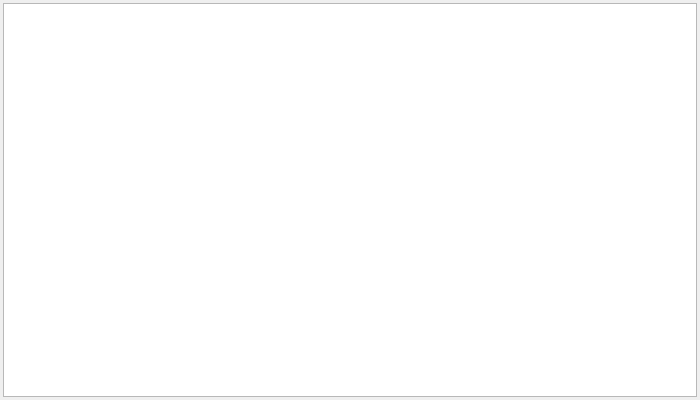
<?xml version="1.0" encoding="UTF-8"?>
<ui version="4.0">
 <class>VirusDetectionWidget</class>
 <widget class="QWidget" name="VirusDetectionWidget">
  <property name="geometry">
   <rect>
    <x>0</x>
    <y>0</y>
    <width>700</width>
    <height>400</height>
   </rect>
  </property>
  <property name="sizePolicy">
   <sizepolicy hsizetype="Expanding" vsizetype="Expanding">
    <horstretch>0</horstretch>
    <verstretch>0</verstretch>
   </sizepolicy>
  </property>
  <property name="minimumSize">
   <size>
    <width>700</width>
    <height>400</height>
   </size>
  </property>
  <property name="baseSize">
   <size>
    <width>700</width>
    <height>400</height>
   </size>
  </property>
  <property name="windowTitle">
   <string>Form</string>
  </property>
  <layout class="QVBoxLayout" name="verticalLayout">
   <property name="spacing">
    <number>3</number>
   </property>
   <property name="leftMargin">
    <number>3</number>
   </property>
   <property name="topMargin">
    <number>3</number>
   </property>
   <property name="rightMargin">
    <number>3</number>
   </property>
   <property name="bottomMargin">
    <number>3</number>
   </property>
   <item>
    <layout class="QVBoxLayout" name="verticalLayout_2">
     <item>
      <widget class="QTableWidget" name="virus_table"/>
     </item>
    </layout>
   </item>
  </layout>
 </widget>
 <resources/>
 <connections/>
</ui>
